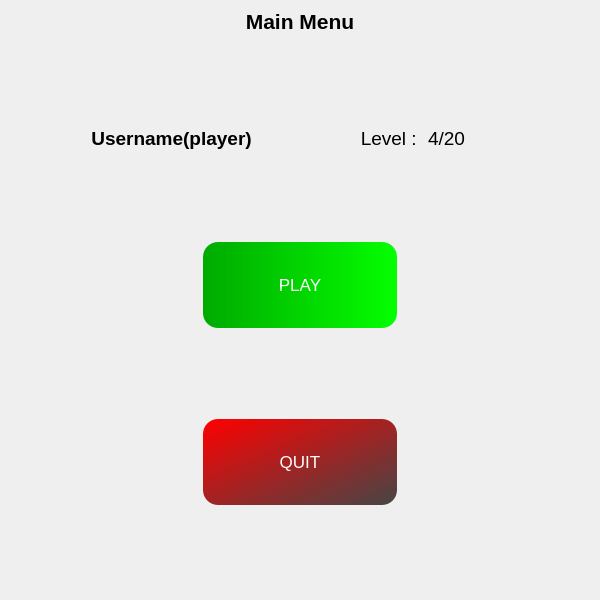
<?xml version="1.0" encoding="UTF-8"?>
<ui version="4.0">
 <class>MainWindow</class>
 <widget class="QMainWindow" name="MainWindow">
  <property name="geometry">
   <rect>
    <x>0</x>
    <y>0</y>
    <width>600</width>
    <height>600</height>
   </rect>
  </property>
  <property name="minimumSize">
   <size>
    <width>600</width>
    <height>600</height>
   </size>
  </property>
  <property name="maximumSize">
   <size>
    <width>800</width>
    <height>900</height>
   </size>
  </property>
  <property name="windowTitle">
   <string>MAIN MENU</string>
  </property>
  <widget class="QWidget" name="centralwidget">
   <property name="styleSheet">
    <string notr="true">#centralwidget{
background-image: url(:/icons/voca1.png);
}</string>
   </property>
   <layout class="QVBoxLayout" name="verticalLayout_3">
    <item>
     <layout class="QVBoxLayout" name="verticalLayout" stretch="1,1,1,5">
      <item>
       <layout class="QHBoxLayout" name="horizontalLayout">
        <item>
         <widget class="QLabel" name="label">
          <property name="sizePolicy">
           <sizepolicy hsizetype="Preferred" vsizetype="Fixed">
            <horstretch>0</horstretch>
            <verstretch>0</verstretch>
           </sizepolicy>
          </property>
          <property name="font">
           <font>
            <pointsize>16</pointsize>
            <weight>75</weight>
            <bold>true</bold>
           </font>
          </property>
          <property name="text">
           <string>Main Menu</string>
          </property>
          <property name="alignment">
           <set>Qt::AlignCenter</set>
          </property>
         </widget>
        </item>
       </layout>
      </item>
      <item>
       <spacer name="verticalSpacer_4">
        <property name="orientation">
         <enum>Qt::Vertical</enum>
        </property>
        <property name="sizeHint" stdset="0">
         <size>
          <width>20</width>
          <height>40</height>
         </size>
        </property>
       </spacer>
      </item>
      <item>
       <layout class="QHBoxLayout" name="horizontalLayout_2" stretch="1,2,2,2">
        <item>
         <spacer name="horizontalSpacer_3">
          <property name="orientation">
           <enum>Qt::Horizontal</enum>
          </property>
          <property name="sizeHint" stdset="0">
           <size>
            <width>40</width>
            <height>20</height>
           </size>
          </property>
         </spacer>
        </item>
        <item>
         <widget class="QLabel" name="main_txt_player">
          <property name="sizePolicy">
           <sizepolicy hsizetype="Preferred" vsizetype="Fixed">
            <horstretch>0</horstretch>
            <verstretch>0</verstretch>
           </sizepolicy>
          </property>
          <property name="font">
           <font>
            <pointsize>14</pointsize>
            <weight>75</weight>
            <bold>true</bold>
           </font>
          </property>
          <property name="text">
           <string>Username(player)</string>
          </property>
          <property name="alignment">
           <set>Qt::AlignHCenter|Qt::AlignTop</set>
          </property>
         </widget>
        </item>
        <item>
         <widget class="QLabel" name="label_4">
          <property name="sizePolicy">
           <sizepolicy hsizetype="Preferred" vsizetype="Fixed">
            <horstretch>0</horstretch>
            <verstretch>0</verstretch>
           </sizepolicy>
          </property>
          <property name="font">
           <font>
            <pointsize>14</pointsize>
           </font>
          </property>
          <property name="text">
           <string>Level : </string>
          </property>
          <property name="alignment">
           <set>Qt::AlignRight|Qt::AlignTrailing|Qt::AlignVCenter</set>
          </property>
         </widget>
        </item>
        <item>
         <widget class="QLabel" name="main_txt_level">
          <property name="sizePolicy">
           <sizepolicy hsizetype="Preferred" vsizetype="Fixed">
            <horstretch>0</horstretch>
            <verstretch>0</verstretch>
           </sizepolicy>
          </property>
          <property name="font">
           <font>
            <pointsize>14</pointsize>
           </font>
          </property>
          <property name="text">
           <string>4/20</string>
          </property>
          <property name="textFormat">
           <enum>Qt::AutoText</enum>
          </property>
          <property name="alignment">
           <set>Qt::AlignLeading|Qt::AlignLeft|Qt::AlignTop</set>
          </property>
         </widget>
        </item>
       </layout>
      </item>
      <item>
       <layout class="QHBoxLayout" name="horizontalLayout_3">
        <item>
         <spacer name="horizontalSpacer">
          <property name="orientation">
           <enum>Qt::Horizontal</enum>
          </property>
          <property name="sizeHint" stdset="0">
           <size>
            <width>40</width>
            <height>20</height>
           </size>
          </property>
         </spacer>
        </item>
        <item>
         <layout class="QVBoxLayout" name="verticalLayout_2">
          <item>
           <spacer name="verticalSpacer_2">
            <property name="orientation">
             <enum>Qt::Vertical</enum>
            </property>
            <property name="sizeHint" stdset="0">
             <size>
              <width>20</width>
              <height>40</height>
             </size>
            </property>
           </spacer>
          </item>
          <item>
           <widget class="QPushButton" name="main_btn_play">
            <property name="sizePolicy">
             <sizepolicy hsizetype="Expanding" vsizetype="Expanding">
              <horstretch>0</horstretch>
              <verstretch>0</verstretch>
             </sizepolicy>
            </property>
            <property name="font">
             <font>
              <pointsize>13</pointsize>
             </font>
            </property>
            <property name="cursor">
             <cursorShape>PointingHandCursor</cursorShape>
            </property>
            <property name="styleSheet">
             <string notr="true">
border:none;
color: rgb(255, 255, 255);
background-color: qlineargradient(spread:pad, x1:0, y1:0, x2:1, y2:0, stop:0 rgba(0, 170, 0, 255), stop:1 rgba(4, 255, 0, 255));
border-radius:15px;</string>
            </property>
            <property name="text">
             <string>PLAY</string>
            </property>
           </widget>
          </item>
          <item>
           <spacer name="verticalSpacer">
            <property name="orientation">
             <enum>Qt::Vertical</enum>
            </property>
            <property name="sizeHint" stdset="0">
             <size>
              <width>20</width>
              <height>40</height>
             </size>
            </property>
           </spacer>
          </item>
          <item>
           <widget class="QPushButton" name="main_btn_quit">
            <property name="sizePolicy">
             <sizepolicy hsizetype="Expanding" vsizetype="Expanding">
              <horstretch>0</horstretch>
              <verstretch>0</verstretch>
             </sizepolicy>
            </property>
            <property name="font">
             <font>
              <pointsize>13</pointsize>
             </font>
            </property>
            <property name="cursor">
             <cursorShape>PointingHandCursor</cursorShape>
            </property>
            <property name="styleSheet">
             <string notr="true">background-color: qlineargradient(spread:pad, x1:0, y1:0, x2:1, y2:1, stop:0 rgba(255, 0, 0, 255), stop:1 rgba(12, 12, 12, 190));
border:none;
border-radius:15px;
color: rgb(255, 255, 255);</string>
            </property>
            <property name="text">
             <string>QUIT</string>
            </property>
           </widget>
          </item>
          <item>
           <spacer name="verticalSpacer_3">
            <property name="orientation">
             <enum>Qt::Vertical</enum>
            </property>
            <property name="sizeHint" stdset="0">
             <size>
              <width>20</width>
              <height>40</height>
             </size>
            </property>
           </spacer>
          </item>
         </layout>
        </item>
        <item>
         <spacer name="horizontalSpacer_2">
          <property name="orientation">
           <enum>Qt::Horizontal</enum>
          </property>
          <property name="sizeHint" stdset="0">
           <size>
            <width>40</width>
            <height>20</height>
           </size>
          </property>
         </spacer>
        </item>
       </layout>
      </item>
     </layout>
    </item>
   </layout>
  </widget>
 </widget>
 <resources>
  <include location="dsa.qrc"/>
 </resources>
 <connections/>
</ui>
